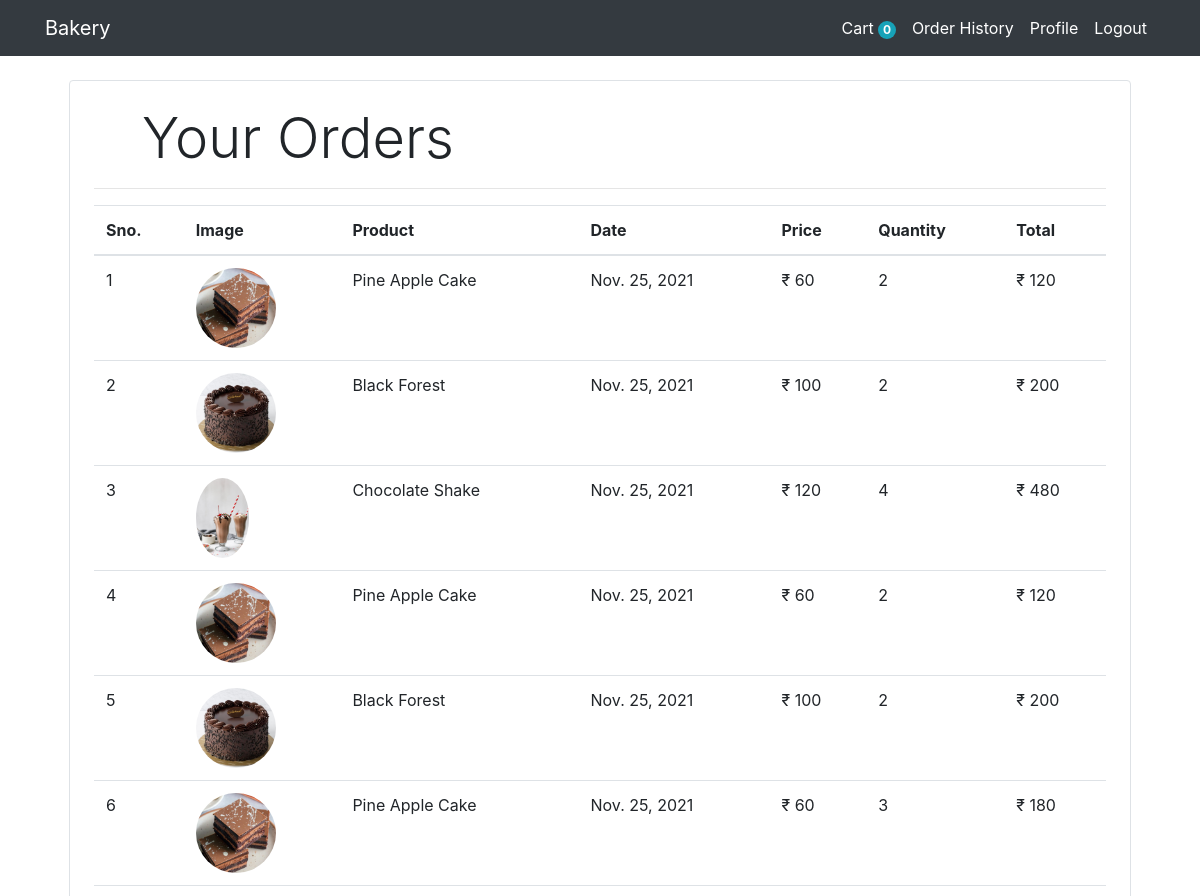
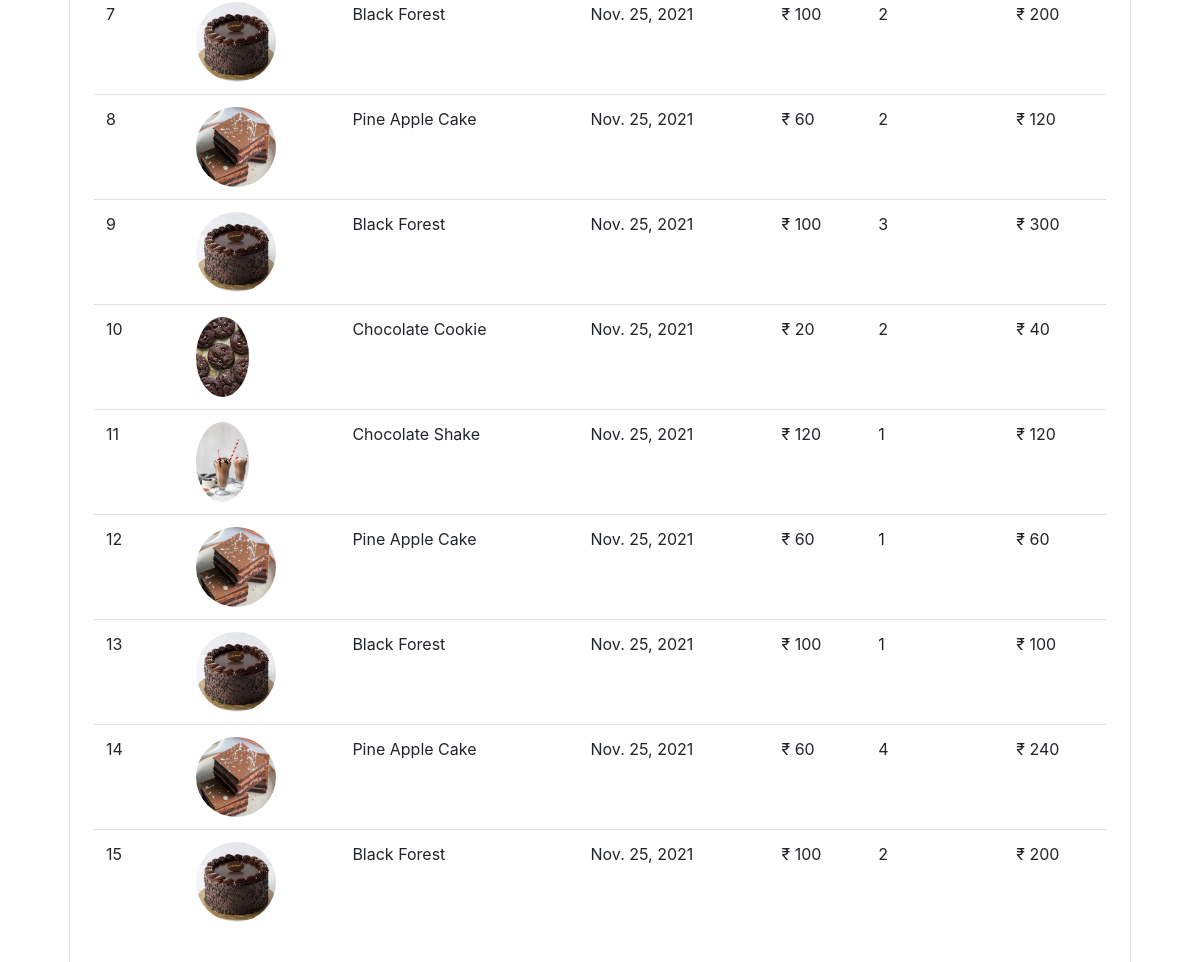
/orderhistory/ (signed in), run on an earlier commit of the app's database (2 pictures, top to bottom).
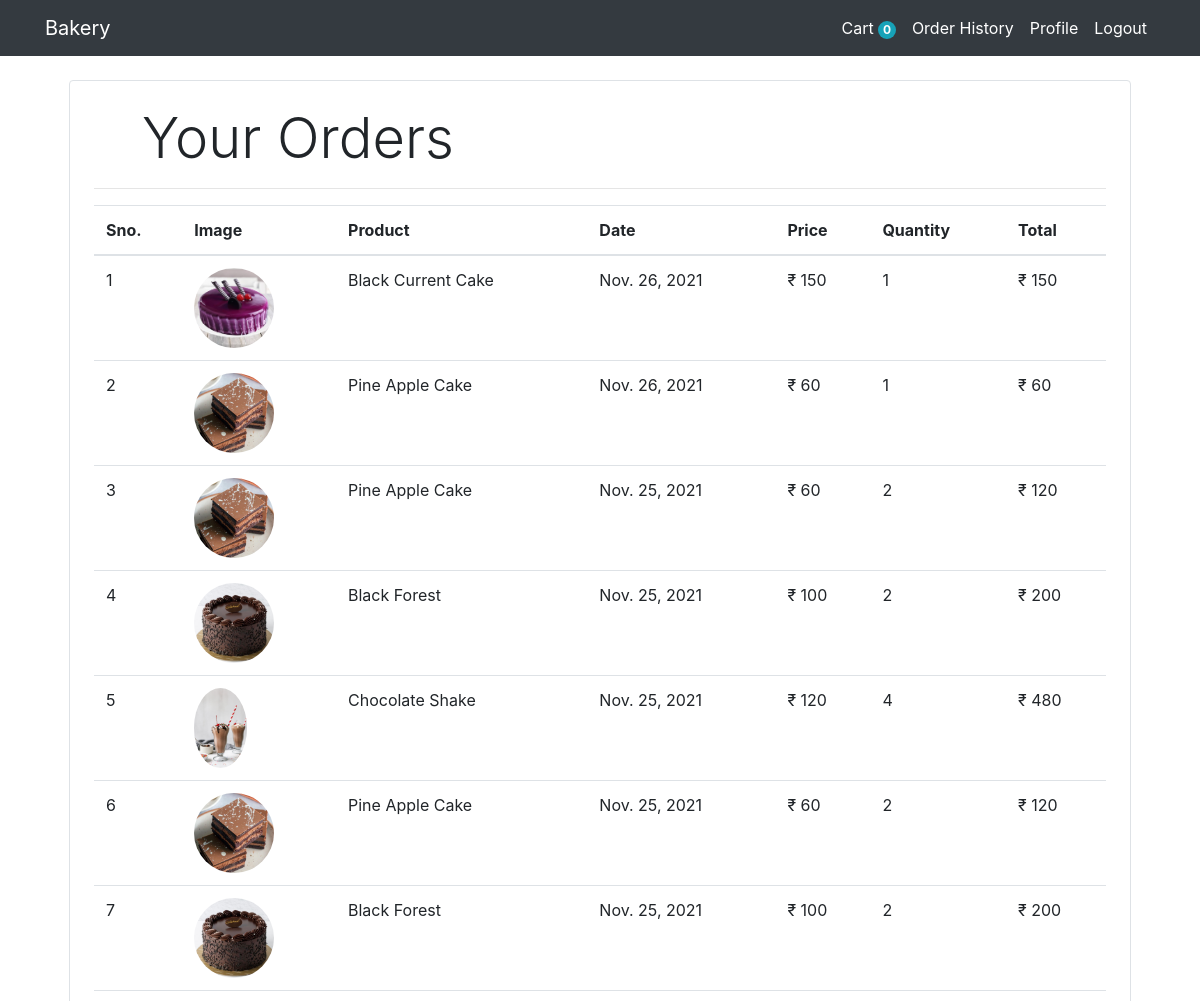
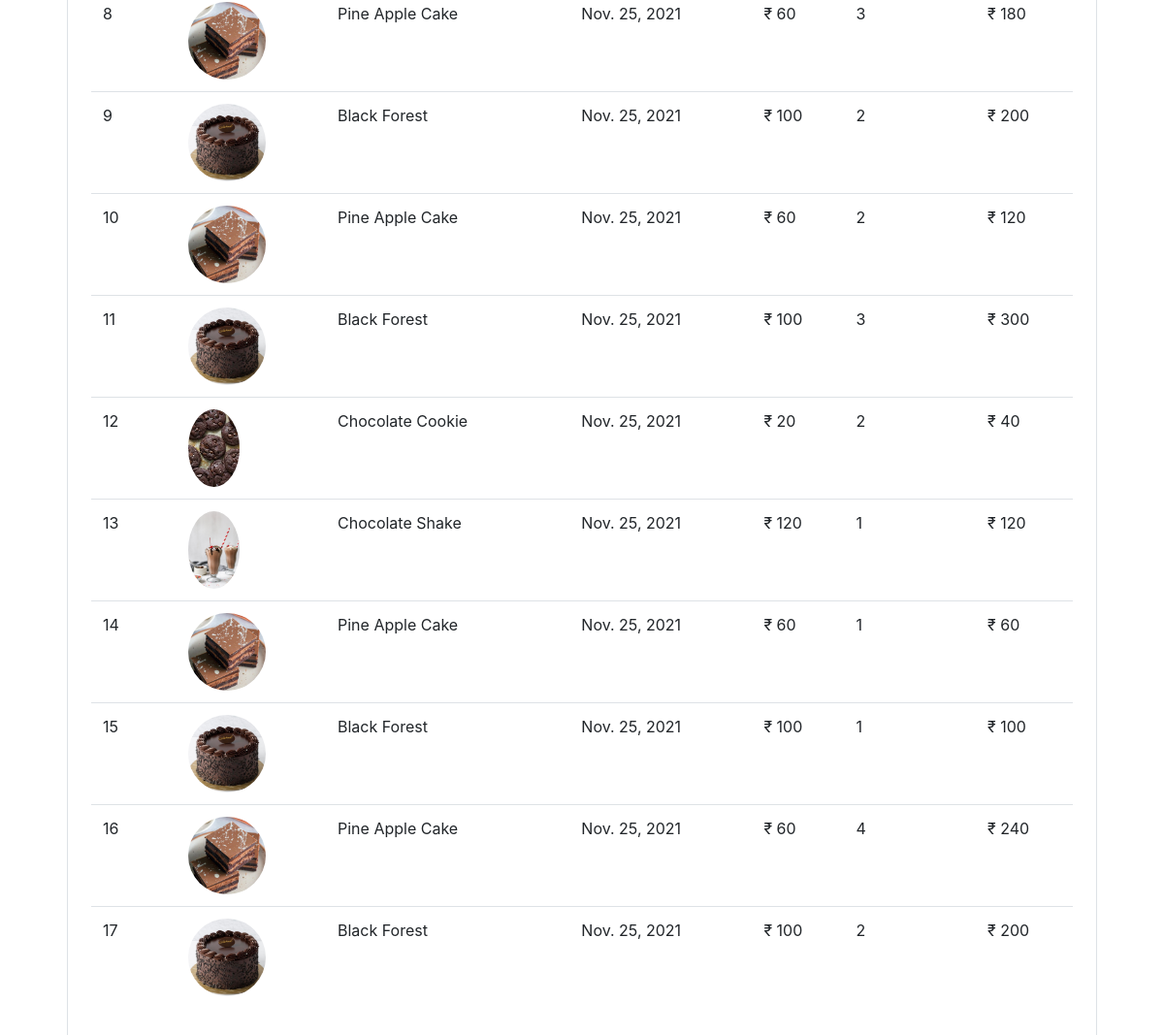
And on a later commit of the database (2 pictures, top to bottom).
### Bakery/models.py (models this page shows, shortened)
class Order(models.Model):
    product = models.ForeignKey(Product,on_delete=models.CASCADE,null=True)
    customer = models.ForeignKey(Customer,on_delete=models.CASCADE,null=True)
    quantity = models.IntegerField(default=1)
    price = models.IntegerField()
    email = models.EmailField()
    address = models.CharField(max_length=50,default='',blank=True)
    phone = models.CharField(max_length=15,default='',blank=True)
    date = models.DateField(default=datetime.datetime.today)
    @staticmethod
    def get_orders_by_customer(customer_email):
        return Order.objects.filter(email=customer_email).order_by('date')[::-1]

class Product(models.Model):
    name = models.CharField(max_length=100, null=True)
    quantity = models.PositiveIntegerField(null=True)
    price = models.PositiveIntegerField(null=True)
    category = models.ForeignKey(Category, on_delete=models.CASCADE,default=1)
    image = models.ImageField(upload_to='uploads/products/', default='default_image.jpeg')

### Bakery/Views/views.py (the view)
# urls.py: path('orderhistory/', views.order_history.as_view(), name='Bakery-order'),
class order_history(View):
	def get(self, request):
		customer=request.session.get('customer_email')
		print(customer)
		orders=Order.get_orders_by_customer(customer)
		print('orders', orders)
		return render(request,'Bakery/order_history.html',{'orders': orders})

### Bakery/templatetags/custom_filter.py (called while the page is built)
@register.filter(name='currency')
def currency(nunmber):
    return "₹ "+str(nunmber)

@register.filter(name='multiply')
def multiply(number,number1):
    return number*number1

### templates/Bakery/order_history.html (shortened to what this page needs)
{%extends 'Partials/base.html'%}
{%block content%}
{%load cart%}
{%load custom_filter%}
<div class="container">
   <div class="border rounded p-4 m-4">
        <p class="display-4 pl-4 ml-4">Your Orders</p>
        <hr>
        <table class="table">
            <thead>
                <tr>
                    <th>Sno.</th>
                    <th>Image</th>
                    <th>Product</th>
                    <th>Date</th>
                    <th>Price</th>
                    <th>Quantity</th>
                    <th>Total</th>
                </tr>
            </thead>
            <tbody>
                {% for order in orders %}
                <tr>
                    <td>{{forloop.counter}}</td>
                    <td><img style="height: 80px;" class="rounded-circle" src="{{order.product.image.url}}" alt=""></td>
                    <td>{{order.product.name}}</td>
                    <td>{{order.date}}</td>
                    <td>{{order.price|currency}}</td>
                    <td>{{order.quantity}}</td>
                    <td>{{order.quantity|multiply:order.price|currency}}</td>
                </tr>
                {% endfor %}
            </tbody>
        </table>
   </div>
</div>
{%endblock%}

### templates/Partials/base.html (shortened to what this page needs)
<!doctype html>
<html lang="en">
  <head>
    <link rel="stylesheet" href="https://cdn.jsdelivr.net/npm/bootstrap@4.6.1/dist/css/bootstrap.min.css">
  </head>
  <body>
    {% include 'partials/nav.html' %}
    {%block content %}{%endblock%}
  </body>
</html>

### templates/Partials/nav.html (shortened to what this page needs)
<nav class="navbar navbar-expand-lg navbar-info bg-dark">
        <div class="container">
            <a class="navbar-brand text-white" href="/">Bakery</a>
            <div class="collapse navbar-collapse" id="navbarSupportedContent">
                  {% if request.session.customer_id %}
                <ul class="navbar-nav ml-auto">
                      <li class="nav-item active">
                        <a class="nav-link text-white" href="/cart">Cart
                            <span class="badge badge-info rounded-circle">{{request.session.cart.keys|length}}</span>
                            <span class="sr-only">(current)</span></a>
                    </li>
                    <li class="nav-item active">
                        <a class="nav-link text-white" href="/orderhistory">Order History</a>
                    </li>
                    <li class="nav-item active">
                        <a class="nav-link text-white" href="/profile">Profile</a>
                    </li>
                    <li class="nav-item">
                        <a class="nav-link text-white" href="/logout">Logout</a>
                    </li>
                </ul>
                {%endif%}
            </div>
        </div>
    </nav>

What changed in the data, as far as the page shows it:
added Order: product.image (picture), product.name "Black Current Cake", date "Nov. 26, 2021", price "₹ 150", quantity "1", quantity|multiply "₹ 150"
added Order: product.image (picture), product.name "Pine Apple Cake", date "Nov. 26, 2021", price "₹ 60", quantity "1", quantity|multiply "₹ 60"
